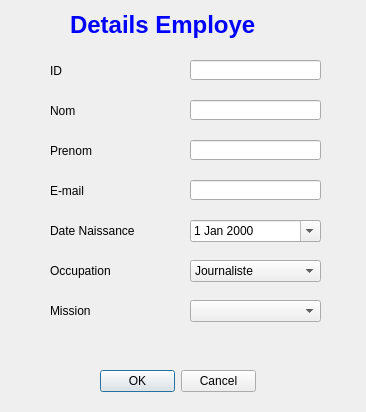
<?xml version="1.0" encoding="UTF-8"?>
<ui version="4.0">
 <class>add_emp</class>
 <widget class="QDialog" name="add_emp">
  <property name="geometry">
   <rect>
    <x>0</x>
    <y>0</y>
    <width>366</width>
    <height>412</height>
   </rect>
  </property>
  <property name="windowTitle">
   <string>Dialog</string>
  </property>
  <widget class="QLabel" name="label_7">
   <property name="geometry">
    <rect>
     <x>70</x>
     <y>10</y>
     <width>201</width>
     <height>31</height>
    </rect>
   </property>
   <property name="text">
    <string>&lt;html&gt;&lt;head/&gt;&lt;body&gt;&lt;p&gt;&lt;span style=&quot; font-size:18pt; font-weight:600; color:#0000ff;&quot;&gt;Details Employe&lt;/span&gt;&lt;/p&gt;&lt;/body&gt;&lt;/html&gt;</string>
   </property>
  </widget>
  <widget class="QLineEdit" name="prenom">
   <property name="geometry">
    <rect>
     <x>190</x>
     <y>140</y>
     <width>131</width>
     <height>20</height>
    </rect>
   </property>
  </widget>
  <widget class="QLabel" name="label">
   <property name="geometry">
    <rect>
     <x>50</x>
     <y>60</y>
     <width>121</width>
     <height>21</height>
    </rect>
   </property>
   <property name="text">
    <string>ID</string>
   </property>
  </widget>
  <widget class="QLineEdit" name="mail">
   <property name="geometry">
    <rect>
     <x>190</x>
     <y>180</y>
     <width>131</width>
     <height>20</height>
    </rect>
   </property>
  </widget>
  <widget class="QLabel" name="label_3">
   <property name="geometry">
    <rect>
     <x>50</x>
     <y>140</y>
     <width>121</width>
     <height>21</height>
    </rect>
   </property>
   <property name="text">
    <string>Prenom</string>
   </property>
  </widget>
  <widget class="QLineEdit" name="id">
   <property name="geometry">
    <rect>
     <x>190</x>
     <y>60</y>
     <width>131</width>
     <height>20</height>
    </rect>
   </property>
  </widget>
  <widget class="QLabel" name="label_2">
   <property name="geometry">
    <rect>
     <x>50</x>
     <y>100</y>
     <width>121</width>
     <height>21</height>
    </rect>
   </property>
   <property name="text">
    <string>Nom</string>
   </property>
  </widget>
  <widget class="QLabel" name="label_4">
   <property name="geometry">
    <rect>
     <x>50</x>
     <y>220</y>
     <width>121</width>
     <height>21</height>
    </rect>
   </property>
   <property name="text">
    <string>Date Naissance</string>
   </property>
  </widget>
  <widget class="QComboBox" name="occupation">
   <property name="geometry">
    <rect>
     <x>190</x>
     <y>260</y>
     <width>131</width>
     <height>22</height>
    </rect>
   </property>
   <item>
    <property name="text">
     <string>Journaliste</string>
    </property>
   </item>
   <item>
    <property name="text">
     <string>Agent</string>
    </property>
   </item>
   <item>
    <property name="text">
     <string>Admin</string>
    </property>
   </item>
   <item>
    <property name="text">
     <string> Ecrivain</string>
    </property>
   </item>
  </widget>
  <widget class="QDialogButtonBox" name="buttonBox">
   <property name="geometry">
    <rect>
     <x>100</x>
     <y>370</y>
     <width>156</width>
     <height>23</height>
    </rect>
   </property>
   <property name="standardButtons">
    <set>QDialogButtonBox::Cancel|QDialogButtonBox::Ok</set>
   </property>
  </widget>
  <widget class="QDateEdit" name="naissance">
   <property name="geometry">
    <rect>
     <x>190</x>
     <y>220</y>
     <width>131</width>
     <height>22</height>
    </rect>
   </property>
   <property name="calendarPopup">
    <bool>true</bool>
   </property>
  </widget>
  <widget class="QLineEdit" name="nom">
   <property name="geometry">
    <rect>
     <x>190</x>
     <y>100</y>
     <width>131</width>
     <height>20</height>
    </rect>
   </property>
  </widget>
  <widget class="QLabel" name="label_5">
   <property name="geometry">
    <rect>
     <x>50</x>
     <y>180</y>
     <width>121</width>
     <height>21</height>
    </rect>
   </property>
   <property name="text">
    <string>E-mail</string>
   </property>
  </widget>
  <widget class="QLabel" name="label_6">
   <property name="geometry">
    <rect>
     <x>50</x>
     <y>260</y>
     <width>121</width>
     <height>21</height>
    </rect>
   </property>
   <property name="text">
    <string>Occupation</string>
   </property>
  </widget>
  <widget class="QComboBox" name="mission">
   <property name="geometry">
    <rect>
     <x>190</x>
     <y>300</y>
     <width>131</width>
     <height>22</height>
    </rect>
   </property>
  </widget>
  <widget class="QLabel" name="label_8">
   <property name="geometry">
    <rect>
     <x>50</x>
     <y>300</y>
     <width>121</width>
     <height>21</height>
    </rect>
   </property>
   <property name="text">
    <string>Mission</string>
   </property>
  </widget>
 </widget>
 <resources/>
 <connections/>
</ui>
